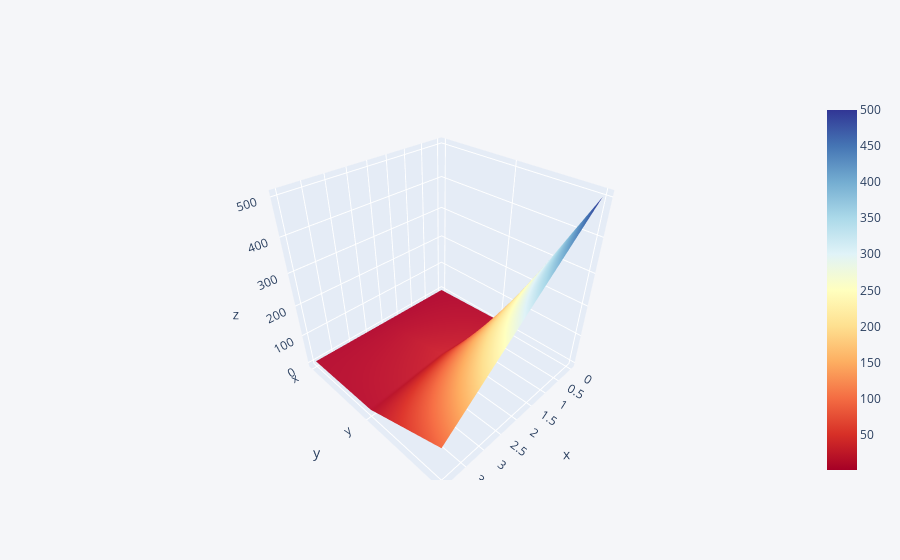

Notebook code for this chart:
### Markdown cell above
## 3d Surface

### Code cell
df3 = pd.DataFrame({'x':[1,2,3,4,5],'y':[10,20,30,20,10],'z':[500,400,300,200,100]})
df3.iplot(kind='surface',colorscale='rdylbu')

### Figure 1 — Plotly figure (JSON) as saved in the notebook; plotly's stock layout.template omitted (floating-point values rounded to 4 significant figures)
{"data": [{"colorscale": [[0, "rgb(165,0,38)"], [0.1, "rgb(215,48,39)"], [0.2, "rgb(244,109,67)"], [0.3, "rgb(253,174,97)"], [0.4, "rgb(254,224,144)"], [0.5, "rgb(255,255,191)"], [0.6, "rgb(224,243,248)"], [0.7, "rgb(171,217,233)"], [0.8, "rgb(116,173,209)"], [0.9, "rgb(69,117,180)"], [1, "rgb(49,54,149)"]], "type": "surface", "x": [0, 1, 2, 3, 4], "y": ["x", "y", "z"], "z": [[1, 2, 3, 4, 5], [10, 20, 30, 20, 10], [500, 400, 300, 200, 100]]}], "layout": {"legend": {"bgcolor": "#F5F6F9", "font": {"color": "#4D5663"}}, "paper_bgcolor": "#F5F6F9", "plot_bgcolor": "#F5F6F9", "title": {"font": {"color": "#4D5663"}}, "xaxis": {"gridcolor": "#E1E5ED", "showgrid": true, "tickfont": {"color": "#4D5663"}, "title": {"font": {"color": "#4D5663"}, "text": ""}, "zerolinecolor": "#E1E5ED"}, "yaxis": {"gridcolor": "#E1E5ED", "showgrid": true, "tickfont": {"color": "#4D5663"}, "title": {"font": {"color": "#4D5663"}, "text": ""}, "zerolinecolor": "#E1E5ED"}}}
